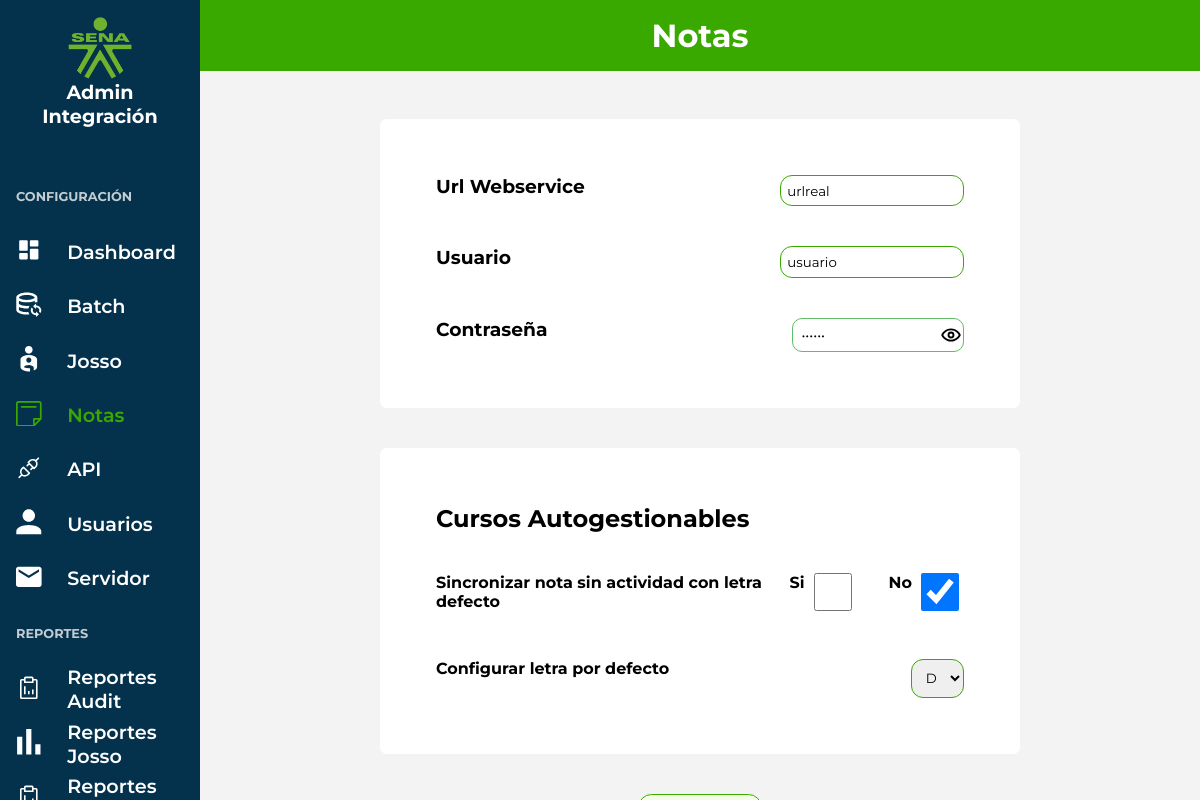
The page /views/note.php (signed in) on the database as committed earlier.
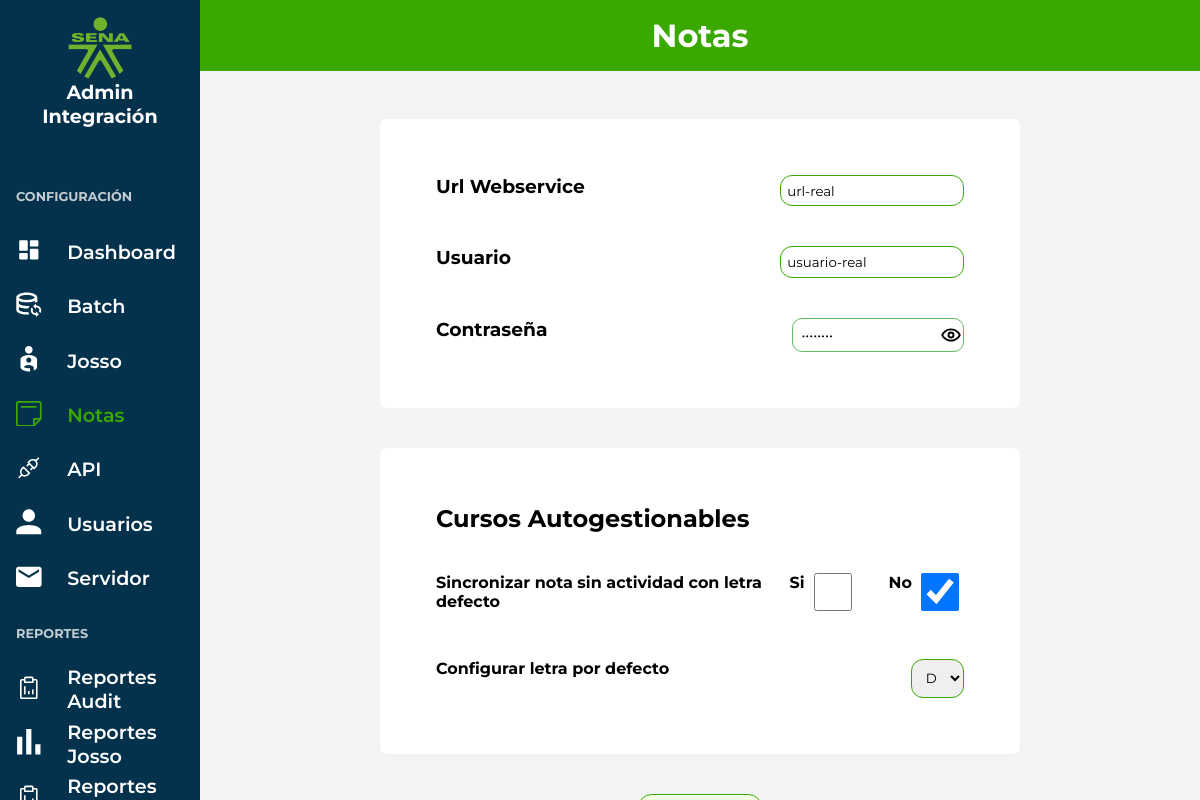
The same page on the database as committed later.
### tables this page shows
CREATE TABLE IF NOT EXISTS `note` (
  `id` int NOT NULL AUTO_INCREMENT,
  `url_web_service` text NOT NULL,
  `user` text NOT NULL,
  `password` text NOT NULL,
  `sync_notes` tinyint DEFAULT NULL,
  `default_letter` text NOT NULL,
  PRIMARY KEY (`id`)
);

### app/controllers/note/show_note.php (called while the page is built, shortened)
<?php
    require_once '../app/config.php';
    $sql = "SELECT * FROM note";
    $stmt = $pdo->query($sql);
    $stmt->execute();
    $resultado = $stmt->fetch(PDO::FETCH_ASSOC);
    if($resultado){
        $url_web_service = $resultado['url_web_service'];
        $user = $resultado['user'];
        $password = $resultado['password'];
        $sync_notes = $resultado['sync_notes'];
        $default_letter = $resultado['default_letter'];
    }

### views/note/note.php (the view, shortened to what the changed rows need)
<?php
require_once '../app/controllers/note/show_note.php';
require_once '../app/controllers/note/create_note.php';
?>
<div class="container__box">
    <div class="container__config__notes">
        <form class="form__config__notes" method="post" action="../app/controllers/note/create_note.php">
            <div class="content__form__notes">
                <div class="content__forms">
                    <div class="form__inputs">
                        <h3>Url Webservice</h3>
                        <input type="text" id="url" name="url_web_service" class="form__input" value="<?php echo isset($url_web_service) ? $url_web_service : ''  ?>" placeholder="" required <?php echo $_SESSION['role'] == 'reader' ? 'disabled' : '' ?>>
                    </div>
                    <div class="form__inputs">
                        <h3>Usuario</h3>
                        <input type="text" id="usuario" name="user" class="form__input" value="<?php echo isset($user) ? $user : ''  ?>" placeholder="" required <?php echo $_SESSION['role'] == 'reader' ? 'disabled' : '' ?>>
                    </div>
                    <div class="form__inputs">
                        <div class="password-input">
                            <input type="password" id="password" name="password" class="form__input" value="<?php echo isset($password) ? $password : ''  ?>" placeholder="" required <?php echo $_SESSION['role'] == 'reader' ? 'disabled' : '' ?>>
                            <?php
                            if ($_SESSION['role'] == 'admin') {
                                echo "
                                <img class='icon_handle' id='icon-toggle' src='../img/RiEyeLine.svg' onclick=\"handleEyeGeneral('../img/','password')\" alt='Toggle Password Visibility'>
                                ";
                            }
                            ?>
                        </div>
                    </div>
                </div>
            </div>
            <div class="content__form__notes">
                <div class="content__forms">
                    <h2>Cursos Autogestionables</h2>
                    <div class="content__forms__inputs">
                        <div class="form__inputs__notes">
                            <div class="checkboxes">
                                <div class="check">
                                    <p>Si</p>
                                    <input <?php echo
                                            isset($sync_notes)
                                                ? (
                                                    $sync_notes === 1
                                                    ? 'checked'
                                                    : ''
                                                )
                                                : ''
                                            ?> type="checkbox" name="sync_notes" id="si" onclick="handleCheckBox('si')" <?php echo $_SESSION['role'] == 'reader' ? 'disabled' : '' ?>>
                                </div>
                                <div class="check">
                                    <p>No</p>
                                    <input <?php echo
                                            isset($sync_notes)
                                                ? (
                                                    $sync_notes === 0
                                                    ? 'checked'
                                                    : ''
                                                )
                                                : ''
                                            ?> type="checkbox" name="not_sync_notes" id="no" onclick="handleCheckBox('no')" <?php echo $_SESSION['role'] == 'reader' ? 'disabled' : '' ?>>
                                </div>
                            </div>
                        </div>
                        <div class="form__inputs__notes">
                            <label>Configurar letra por defecto</label>
                            <select required id="default_letter" name="default_letter" <?php echo $_SESSION['role'] == 'reader' ? 'disabled' : '' ?>>
                                <option value="D" <?php  echo ($default_letter == 'D' ? 'selected' : '') ?>>D</option>
                            </select>
                        </div>
                    </div>
                </div>
            </div>
        </form>
    </div>
</div>

Rows that differ between the two databases and show on the page:
changed note: url_web_service "urlreal" → "url-real"; user "usuario" → "usuario-real"
